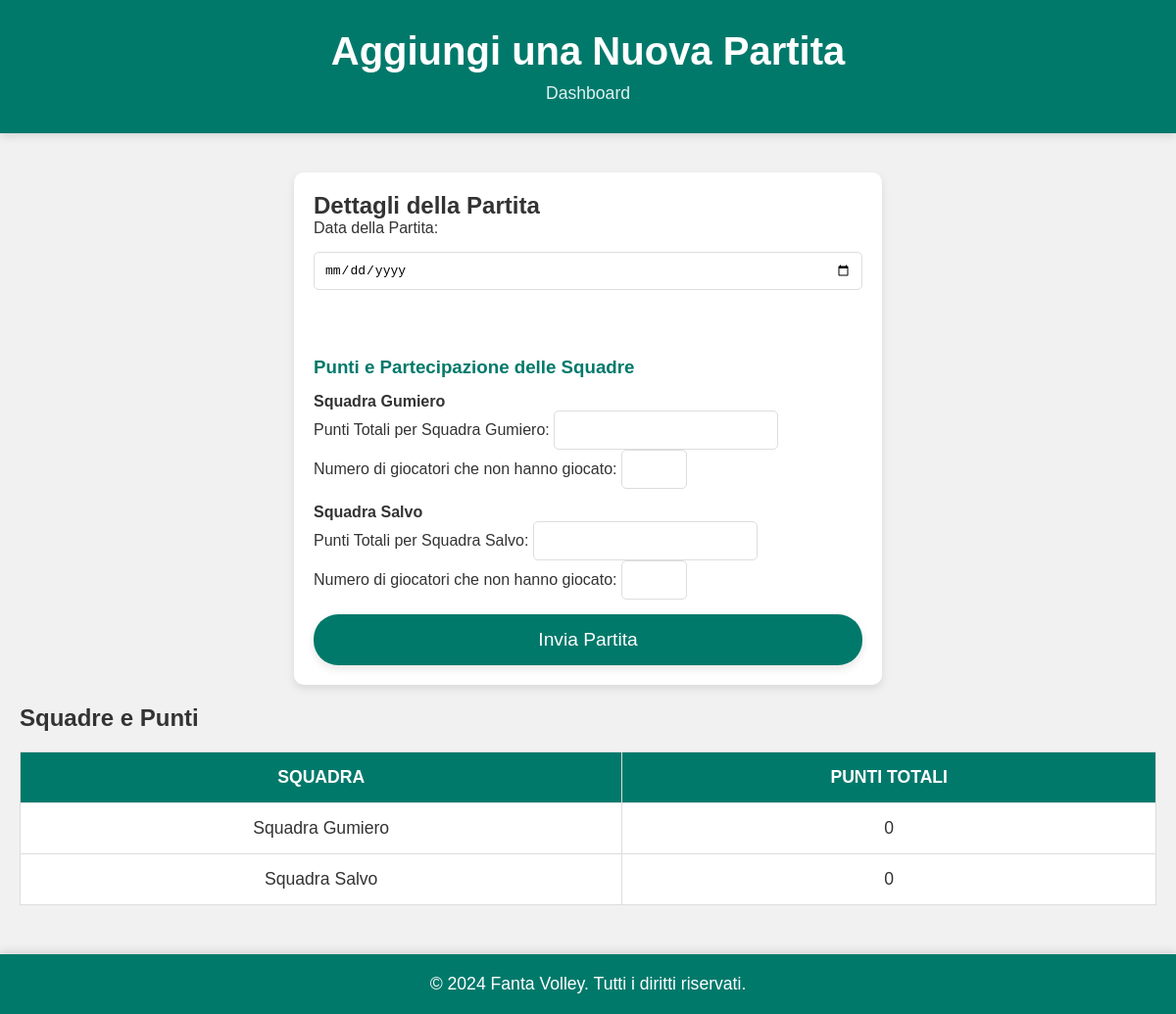
/add_game, run on an earlier commit of the app's database.
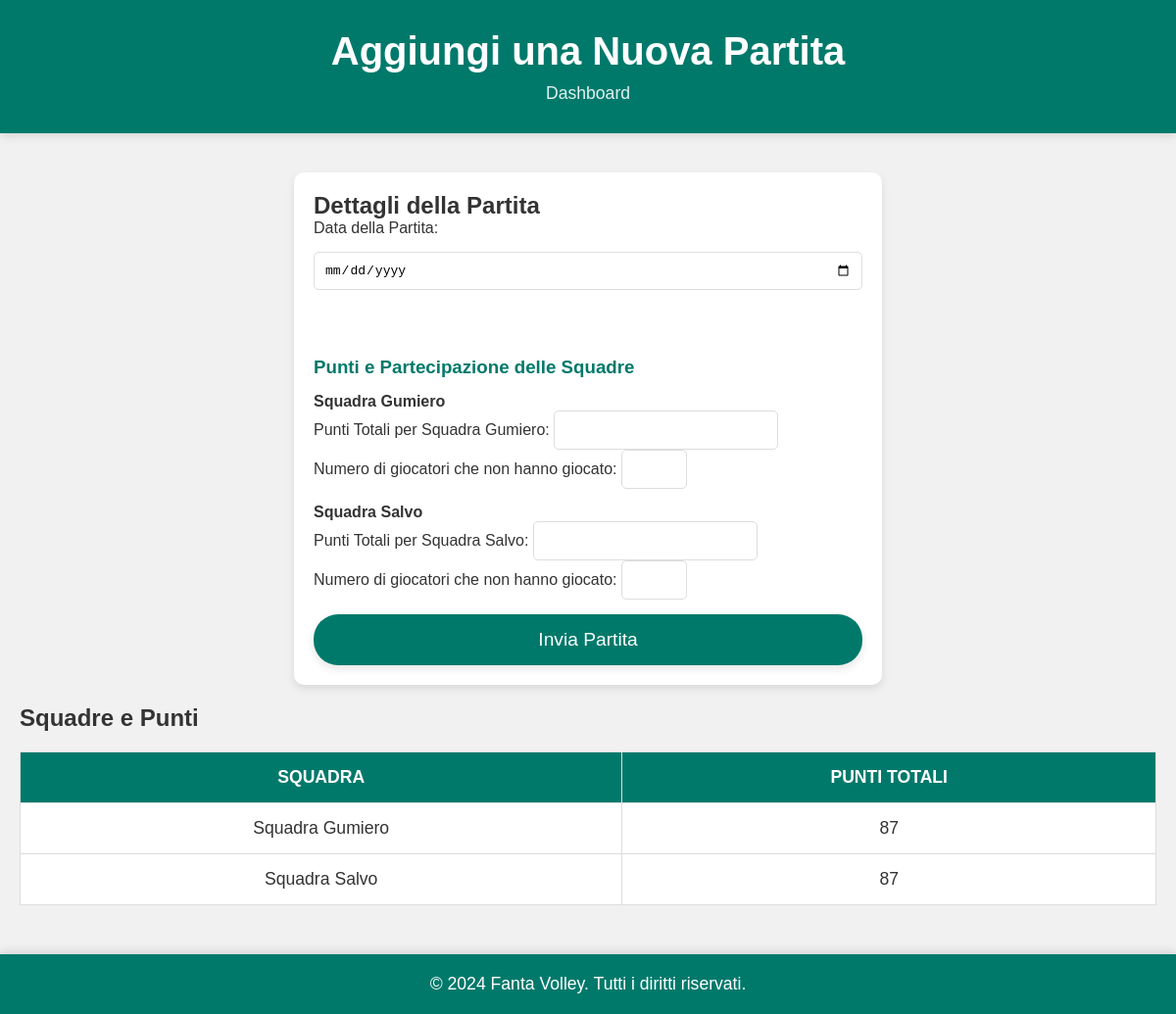
And on a later commit of the database.
### app.py (models this page shows)
class Squad(db.Model):
    id = db.Column(db.Integer, primary_key=True)
    name = db.Column(db.String(50), nullable=False)
    total_points = db.Column(db.Integer, default=0)

### app.py (the view, shortened to what this page needs)
@app.route('/add_game', methods=['GET', 'POST'])
def add_game():
    squads = Squad.query.all()
    students = Student.query.all()
    return render_template('add_game.html', squads=squads, students=students)

### templates/add_game.html (shortened to what this page needs)
<!DOCTYPE html>
<html lang="it">
<head>
    <link rel="stylesheet" href="{{ url_for('static', filename='styles.css') }}">
</head>
<body>
    <header>
        <h1>Aggiungi una Nuova Partita</h1>
        <nav>
            <a href="{{ url_for('dashboard') }}">Dashboard</a>
        </nav>
    </header>
    <main>
        <section class="form-section">
            <h2>Dettagli della Partita</h2>
            <form action="{{ url_for('add_game') }}" method="POST" class="form-container">
                <label for="date">Data della Partita:</label>
                <input type="date" name="date" required><br>
                <h3>Punti e Partecipazione delle Squadre</h3>
                <div class="squad-section">
                    <h4>Squadra Gumiero</h4>
                    <label for="gumiero_points">Punti Totali per Squadra Gumiero:</label>
                    <input type="number" name="gumiero_points" min="0" required><br>
                    <label for="gumiero_not_played">Numero di giocatori che non hanno giocato:</label>
                    <input type="number" name="gumiero_not_played" min="0" max="7" required><br>
                </div>
                <div class="squad-section">
                    <h4>Squadra Salvo</h4>
                    <label for="salvo_points">Punti Totali per Squadra Salvo:</label>
                    <input type="number" name="salvo_points" min="0" required><br>
                    <label for="salvo_not_played">Numero di giocatori che non hanno giocato:</label>
                    <input type="number" name="salvo_not_played" min="0" max="7" required><br>
                </div>
                <button type="submit">Invia Partita</button>
            </form>
        </section>
        <section class="squad-section">
            <h2>Squadre e Punti</h2>
            <table>
                <thead>
                    <tr>
                        <th>Squadra</th>
                        <th>Punti Totali</th>
                    </tr>
                </thead>
                <tbody>
                    {% for squad in squads %}
                    <tr>
                        <td>{{ squad.name }}</td>
                        <td>{{ squad.total_points }}</td>
                    </tr>
                    {% endfor %}
                </tbody>
            </table>
        </section>
    </main>
    <footer>
        <p>&copy; 2024 Fanta Volley. Tutti i diritti riservati.</p>
    </footer>
</body>
</html>

What changed in the data, as far as the page shows it:
changed Squad "Squadra Gumiero": total_points "0" → "87"
changed Squad "Squadra Salvo": total_points "0" → "87"
